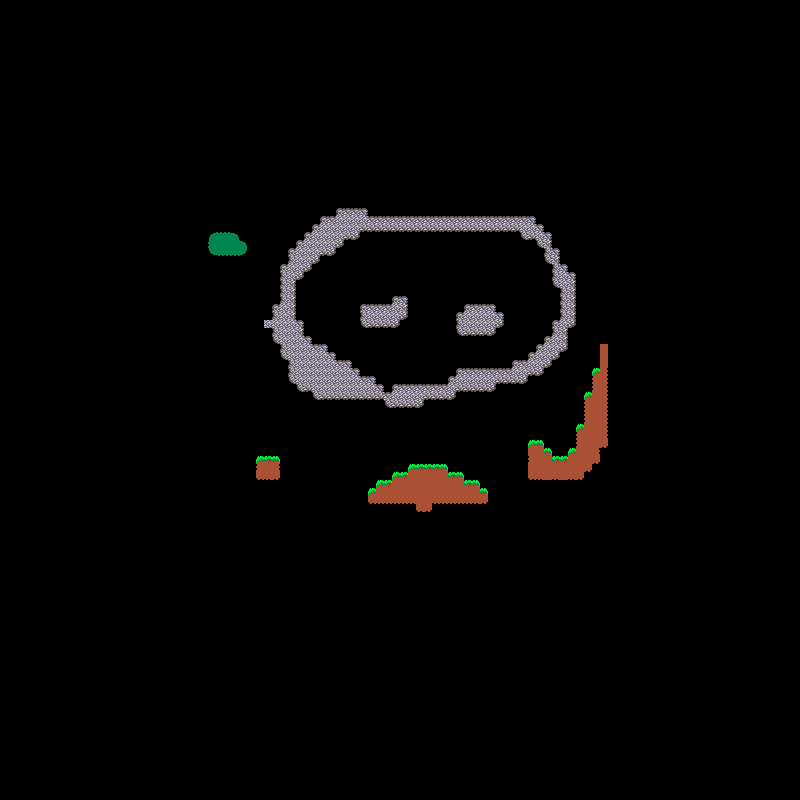

Rendered tile map (Tiled .tmx) drawn with the repository's tilesets; below, a short description and the map source with its tile grids summarised:
An orthogonal 100x100 tile map with 8x8 px tiles, 1 tile layer (Tiles), 2 tilesets.

<map version="1.10" tiledversion="1.11.0" orientation="orthogonal" renderorder="right-down" width="100" height="100" tilewidth="8" tileheight="8" infinite="0" nextlayerid="2" nextobjectid="1">
 <tileset firstgid="1" source="Textures.tsx" />
 <tileset firstgid="577" source="AutoMappingTiles.tsx" />
 <layer id="1" name="Tiles" width="100" height="100">
  <data>[10000 cells, 460 non-empty, 26 distinct tile ids]</data>
 </layer>
</map>
